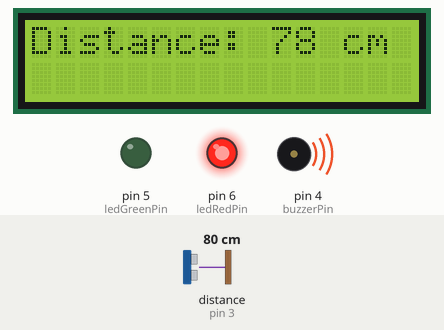
The sketch below on a simulated Arduino Mega 2560, built with avr-gcc and run on an emulated ATmega2560. Shown: 16×2 character LCD, output pins drawn as LEDs (lit = HIGH), buzzer (waves = sounding, pin HIGH). Wiring (from diagram.json): ultrasonic range finder: trigger pin 2; echo pin 3. The inputs (shaded band) are chosen by the test bench; at power-on: distance to the obstacle (sensor on pin 3) 80 cm. The echo pulse lasts 58.3 µs per cm; pins used as bus, display or sensor lines are not drawn; what the sketch prints to the serial monitor is not drawn.

Above: at 1.2 s.
1.3 s: distance to the obstacle (sensor on pin 3) set to 18 cm
At 2.0 s:
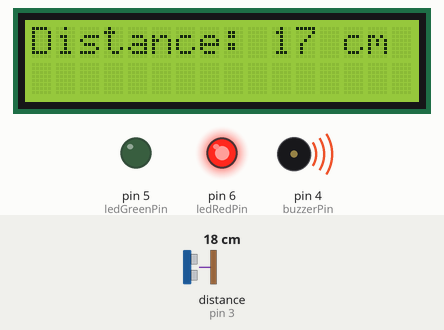
4.3 s: distance to the obstacle (sensor on pin 3) set to 78 cm
At 5.2 s:
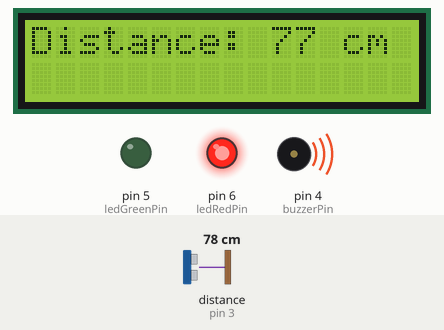
5.9 s: distance to the obstacle (sensor on pin 3) set to 85 cm
At 6.4 s:
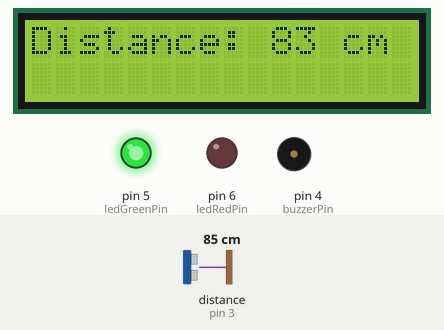
Timing chart, 0 to 8.9 s (numbered marks = the images above; inputs shaded):
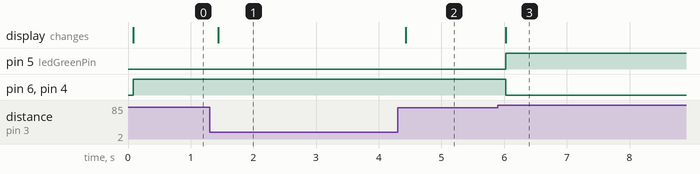

The sketch:

sketch.ino
```cpp
#include <Wire.h>
#include <LiquidCrystal_I2C.h>

// LCD Ekranı oluşturun (I2C adresi genellikle 0x27 veya 0x3F olabilir)
LiquidCrystal_I2C lcd(0x27, 16, 2); // I2C adresi ve ekran boyutu (16x2) olarak ayarlayın

const int trigPin = 2;
const int echoPin = 3;
const int buzzerPin = 4;
const int ledGreenPin = 5;
const int ledRedPin = 6;

void setup() {
  pinMode(trigPin, OUTPUT);
  pinMode(echoPin, INPUT);
  pinMode(buzzerPin, OUTPUT);
  pinMode(ledGreenPin, OUTPUT);
  pinMode(ledRedPin, OUTPUT);

  lcd.begin(16, 2); // LCD ekranı başlat (16 sütun, 2 satır)
  lcd.backlight(); // Arka ışığı aç
  Serial.begin(9600);
}

void loop() {
  long duration;
  int distance;

  // Ultrasonik sensör ile mesafeyi ölç
  digitalWrite(trigPin, LOW);
  delayMicroseconds(2);
  digitalWrite(trigPin, HIGH);
  delayMicroseconds(10);
  digitalWrite(trigPin, LOW);

  duration = pulseIn(echoPin, HIGH);
  distance = duration * 0.034 / 2;

  // LCD Ekranda mesafeyi göster
  lcd.clear(); // Ekranı temizle
  lcd.setCursor(0, 0); // İlk satırda başla
  lcd.print("Distance: ");
  lcd.print(distance);
  lcd.print(" cm");

  // Seri monitörde mesafeyi göster
  Serial.print("Distance: ");
  Serial.print(distance);
  Serial.println(" cm");

  // LED ve Buzzer kontrolü
  if (distance < 80) { // Eğer mesafe 80 cm'den azsa
    digitalWrite(buzzerPin, HIGH); // Buzzer'ı aç
    digitalWrite(ledRedPin, HIGH);  // Kırmızı LED yanar
    digitalWrite(ledGreenPin, LOW); // Yeşil LED söner
  } else {
    digitalWrite(buzzerPin, LOW);   // Buzzer'ı kapat
    digitalWrite(ledRedPin, LOW);   // Kırmızı LED söner
    digitalWrite(ledGreenPin, HIGH); // Yeşil LED yanar
  }

  delay(100); // 100 ms bekle
}
```

Measured:
- the behaviour switches between 81 and 82 cm on distance to the obstacle (sensor on pin 3) (found by bisection; images 2 and 3)
- after the input at 1.3 s, the display: changes after 0.14 s (image 1)
- after the input at 4.3 s, the display: changes after 0.13 s (image 2)
- after the input at 5.9 s, pin 5 (ledGreenPin): LOW → HIGH after 0.13 s; pin 6 (ledRedPin), pin 4 (buzzerPin): HIGH → LOW after 0.13 s; the display: changes after 0.13 s (image 3)
